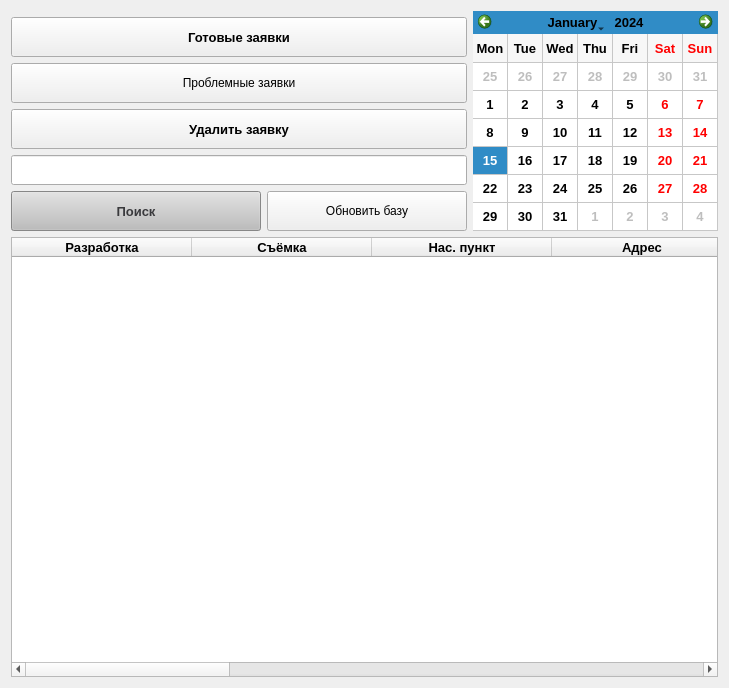
      <widget class="QWidget" name="basePage">
       <property name="sizePolicy">
        <sizepolicy hsizetype="Expanding" vsizetype="Expanding">
         <horstretch>0</horstretch>
         <verstretch>0</verstretch>
        </sizepolicy>
       </property>
       <property name="font">
        <font>
         <family>MS Shell Dlg 2</family>
        </font>
       </property>
       <attribute name="title">
        <string>База клиентов</string>
       </attribute>
       <layout class="QGridLayout" name="gridLayout">
        <item row="6" column="0" colspan="3">
         <widget class="QTableWidget" name="tableWidget">
          <property name="sizePolicy">
           <sizepolicy hsizetype="Expanding" vsizetype="Expanding">
            <horstretch>0</horstretch>
            <verstretch>0</verstretch>
           </sizepolicy>
          </property>
          <property name="minimumSize">
           <size>
            <width>0</width>
            <height>440</height>
           </size>
          </property>
          <property name="font">
           <font>
            <family>MS Shell Dlg 2</family>
            <pointsize>10</pointsize>
            <weight>75</weight>
            <bold>true</bold>
            <underline>false</underline>
            <strikeout>false</strikeout>
           </font>
          </property>
          <property name="lineWidth">
           <number>1</number>
          </property>
          <property name="selectionMode">
           <enum>QAbstractItemView::ExtendedSelection</enum>
          </property>
          <property name="selectionBehavior">
           <enum>QAbstractItemView::SelectRows</enum>
          </property>
          <property name="gridStyle">
           <enum>Qt::SolidLine</enum>
          </property>
          <property name="sortingEnabled">
           <bool>false</bool>
          </property>
          <attribute name="horizontalHeaderCascadingSectionResizes">
           <bool>true</bool>
          </attribute>
          <attribute name="horizontalHeaderDefaultSectionSize">
           <number>180</number>
          </attribute>
          <attribute name="horizontalHeaderHighlightSections">
           <bool>true</bool>
          </attribute>
          <attribute name="horizontalHeaderMinimumSectionSize">
           <number>25</number>
          </attribute>
          <attribute name="horizontalHeaderShowSortIndicator" stdset="0">
           <bool>false</bool>
          </attribute>
          <attribute name="horizontalHeaderStretchLastSection">
           <bool>true</bool>
          </attribute>
          <attribute name="verticalHeaderVisible">
           <bool>false</bool>
          </attribute>
          <attribute name="verticalHeaderCascadingSectionResizes">
           <bool>true</bool>
          </attribute>
          <attribute name="verticalHeaderDefaultSectionSize">
           <number>30</number>
          </attribute>
          <attribute name="verticalHeaderMinimumSectionSize">
           <number>15</number>
          </attribute>
          <attribute name="verticalHeaderShowSortIndicator" stdset="0">
           <bool>false</bool>
          </attribute>
          <attribute name="verticalHeaderStretchLastSection">
           <bool>false</bool>
          </attribute>
          <column>
           <property name="text">
            <string>Разработка</string>
           </property>
          </column>
          <column>
           <property name="text">
            <string>Съёмка</string>
           </property>
          </column>
          <column>
           <property name="text">
            <string>Нас. пункт</string>
           </property>
          </column>
          <column>
           <property name="text">
            <string>Адрес</string>
           </property>
          </column>
          <column>
           <property name="text">
            <string>Фамилия</string>
           </property>
          </column>
          <column>
           <property name="text">
            <string>Имя</string>
           </property>
          </column>
          <column>
           <property name="text">
            <string>Отчество</string>
           </property>
          </column>
          <column>
           <property name="text">
            <string>Номер телефона</string>
           </property>
          </column>
          <column>
           <property name="text">
            <string>Услуга</string>
           </property>
          </column>
          <column>
           <property name="text">
            <string>id</string>
           </property>
          </column>
         </widget>
        </item>
        <item row="4" column="0" colspan="2">
         <widget class="QLineEdit" name="lineEditSearch">
          <property name="sizePolicy">
           <sizepolicy hsizetype="Preferred" vsizetype="Preferred">
            <horstretch>0</horstretch>
            <verstretch>0</verstretch>
           </sizepolicy>
          </property>
          <property name="minimumSize">
           <size>
            <width>250</width>
            <height>30</height>
           </size>
          </property>
          <property name="maximumSize">
           <size>
            <width>16777215</width>
            <height>40</height>
           </size>
          </property>
          <property name="font">
           <font>
            <family>MS Shell Dlg 2</family>
            <pointsize>10</pointsize>
            <weight>75</weight>
            <bold>true</bold>
           </font>
          </property>
         </widget>
        </item>
        <item row="3" column="0" colspan="2">
         <widget class="QPushButton" name="pushButtonDelete">
          <property name="sizePolicy">
           <sizepolicy hsizetype="Preferred" vsizetype="Preferred">
            <horstretch>0</horstretch>
            <verstretch>0</verstretch>
           </sizepolicy>
          </property>
          <property name="minimumSize">
           <size>
            <width>250</width>
            <height>40</height>
           </size>
          </property>
          <property name="maximumSize">
           <size>
            <width>16777215</width>
            <height>40</height>
           </size>
          </property>
          <property name="font">
           <font>
            <family>MS Shell Dlg 2</family>
            <pointsize>10</pointsize>
            <weight>75</weight>
            <bold>true</bold>
           </font>
          </property>
          <property name="text">
           <string>Удалить заявку</string>
          </property>
         </widget>
        </item>
        <item row="1" column="0" colspan="2">
         <widget class="QPushButton" name="pushButtonViewReady">
          <property name="sizePolicy">
           <sizepolicy hsizetype="Preferred" vsizetype="Preferred">
            <horstretch>0</horstretch>
            <verstretch>0</verstretch>
           </sizepolicy>
          </property>
          <property name="minimumSize">
           <size>
            <width>250</width>
            <height>40</height>
           </size>
          </property>
          <property name="maximumSize">
           <size>
            <width>16777215</width>
            <height>40</height>
           </size>
          </property>
          <property name="font">
           <font>
            <family>MS Shell Dlg 2</family>
            <pointsize>10</pointsize>
            <weight>75</weight>
            <bold>true</bold>
           </font>
          </property>
          <property name="text">
           <string>Готовые заявки</string>
          </property>
         </widget>
        </item>
        <item row="5" column="0">
         <widget class="QPushButton" name="pushButtonSearch">
          <property name="sizePolicy">
           <sizepolicy hsizetype="Preferred" vsizetype="Preferred">
            <horstretch>0</horstretch>
            <verstretch>0</verstretch>
           </sizepolicy>
          </property>
          <property name="minimumSize">
           <size>
            <width>250</width>
            <height>40</height>
           </size>
          </property>
          <property name="maximumSize">
           <size>
            <width>16777215</width>
            <height>40</height>
           </size>
          </property>
          <property name="palette">
           <palette>
            <active>
             <colorrole role="WindowText">
              <brush brushstyle="SolidPattern">
               <color alpha="255">
                <red>58</red>
                <green>58</green>
                <blue>61</blue>
               </color>
              </brush>
             </colorrole>
             <colorrole role="Button">
              <brush brushstyle="SolidPattern">
               <color alpha="255">
                <red>189</red>
                <green>189</green>
                <blue>189</blue>
               </color>
              </brush>
             </colorrole>
             <colorrole role="Text">
              <brush brushstyle="SolidPattern">
               <color alpha="255">
                <red>58</red>
                <green>58</green>
                <blue>61</blue>
               </color>
              </brush>
             </colorrole>
             <colorrole role="ButtonText">
              <brush brushstyle="SolidPattern">
               <color alpha="255">
                <red>58</red>
                <green>58</green>
                <blue>61</blue>
               </color>
              </brush>
             </colorrole>
             <colorrole role="Base">
              <brush brushstyle="SolidPattern">
               <color alpha="255">
                <red>189</red>
                <green>189</green>
                <blue>189</blue>
               </color>
              </brush>
             </colorrole>
             <colorrole role="Window">
              <brush brushstyle="SolidPattern">
               <color alpha="255">
                <red>189</red>
                <green>189</green>
                <blue>189</blue>
               </color>
              </brush>
             </colorrole>
             <colorrole role="Highlight">
              <brush brushstyle="SolidPattern">
               <color alpha="255">
                <red>58</red>
                <green>58</green>
                <blue>61</blue>
               </color>
              </brush>
             </colorrole>
             <colorrole role="HighlightedText">
              <brush brushstyle="SolidPattern">
               <color alpha="255">
                <red>255</red>
                <green>255</green>
                <blue>255</blue>
               </color>
              </brush>
             </colorrole>
            </active>
            <inactive>
             <colorrole role="WindowText">
              <brush brushstyle="SolidPattern">
               <color alpha="255">
                <red>58</red>
                <green>58</green>
                <blue>61</blue>
               </color>
              </brush>
             </colorrole>
             <colorrole role="Button">
              <brush brushstyle="SolidPattern">
               <color alpha="255">
                <red>189</red>
                <green>189</green>
                <blue>189</blue>
               </color>
              </brush>
             </colorrole>
             <colorrole role="Text">
              <brush brushstyle="SolidPattern">
               <color alpha="255">
                <red>58</red>
                <green>58</green>
                <blue>61</blue>
               </color>
              </brush>
             </colorrole>
             <colorrole role="ButtonText">
              <brush brushstyle="SolidPattern">
               <color alpha="255">
                <red>58</red>
                <green>58</green>
                <blue>61</blue>
               </color>
              </brush>
             </colorrole>
             <colorrole role="Base">
              <brush brushstyle="SolidPattern">
               <color alpha="255">
                <red>189</red>
                <green>189</green>
                <blue>189</blue>
               </color>
              </brush>
             </colorrole>
             <colorrole role="Window">
              <brush brushstyle="SolidPattern">
               <color alpha="255">
                <red>189</red>
                <green>189</green>
                <blue>189</blue>
               </color>
              </brush>
             </colorrole>
             <colorrole role="Highlight">
              <brush brushstyle="SolidPattern">
               <color alpha="255">
                <red>58</red>
                <green>58</green>
                <blue>61</blue>
               </color>
              </brush>
             </colorrole>
             <colorrole role="HighlightedText">
              <brush brushstyle="SolidPattern">
               <color alpha="255">
                <red>255</red>
                <green>255</green>
                <blue>255</blue>
               </color>
              </brush>
             </colorrole>
            </inactive>
            <disabled>
             <colorrole role="WindowText">
              <brush brushstyle="SolidPattern">
               <color alpha="255">
                <red>149</red>
                <green>149</green>
                <blue>149</blue>
               </color>
              </brush>
             </colorrole>
             <colorrole role="Button">
              <brush brushstyle="SolidPattern">
               <color alpha="255">
                <red>96</red>
                <green>96</green>
                <blue>96</blue>
               </color>
              </brush>
             </colorrole>
             <colorrole role="Text">
              <brush brushstyle="SolidPattern">
               <color alpha="255">
                <red>149</red>
                <green>149</green>
                <blue>149</blue>
               </color>
              </brush>
             </colorrole>
             <colorrole role="ButtonText">
              <brush brushstyle="SolidPattern">
               <color alpha="255">
                <red>149</red>
                <green>149</green>
                <blue>149</blue>
               </color>
              </brush>
             </colorrole>
             <colorrole role="Base">
              <brush brushstyle="SolidPattern">
               <color alpha="255">
                <red>96</red>
                <green>96</green>
                <blue>96</blue>
               </color>
              </brush>
             </colorrole>
             <colorrole role="Window">
              <brush brushstyle="SolidPattern">
               <color alpha="255">
                <red>96</red>
                <green>96</green>
                <blue>96</blue>
               </color>
              </brush>
             </colorrole>
             <colorrole role="Highlight">
              <brush brushstyle="SolidPattern">
               <color alpha="255">
                <red>58</red>
                <green>58</green>
                <blue>61</blue>
               </color>
              </brush>
             </colorrole>
             <colorrole role="HighlightedText">
              <brush brushstyle="SolidPattern">
               <color alpha="255">
                <red>255</red>
                <green>255</green>
                <blue>255</blue>
               </color>
              </brush>
             </colorrole>
            </disabled>
           </palette>
          </property>
          <property name="font">
           <font>
            <family>MS Shell Dlg 2</family>
            <pointsize>10</pointsize>
            <weight>75</weight>
            <bold>true</bold>
           </font>
          </property>
          <property name="text">
           <string>Поиск</string>
          </property>
         </widget>
        </item>
        <item row="0" column="2" rowspan="6">
         <widget class="QCalendarWidget" name="calendarWidget">
          <property name="sizePolicy">
           <sizepolicy hsizetype="Expanding" vsizetype="Expanding">
            <horstretch>0</horstretch>
            <verstretch>0</verstretch>
           </sizepolicy>
          </property>
          <property name="maximumSize">
           <size>
            <width>16777215</width>
            <height>16777215</height>
           </size>
          </property>
          <property name="font">
           <font>
            <family>MS Shell Dlg 2</family>
            <pointsize>10</pointsize>
            <weight>75</weight>
            <bold>true</bold>
           </font>
          </property>
          <property name="styleSheet">
           <string notr="true">QCalendarWidget QToolButton
{
  	background-color: transparent;
  	color: black;

}
</string>
          </property>
          <property name="gridVisible">
           <bool>true</bool>
          </property>
          <property name="horizontalHeaderFormat">
           <enum>QCalendarWidget::ShortDayNames</enum>
          </property>
          <property name="verticalHeaderFormat">
           <enum>QCalendarWidget::NoVerticalHeader</enum>
          </property>
          <property name="navigationBarVisible">
           <bool>true</bool>
          </property>
          <property name="dateEditEnabled">
           <bool>true</bool>
          </property>
         </widget>
        </item>
        <item row="5" column="1">
         <widget class="QPushButton" name="pushButtonUpdate">
          <property name="sizePolicy">
           <sizepolicy hsizetype="Preferred" vsizetype="Preferred">
            <horstretch>0</horstretch>
            <verstretch>0</verstretch>
           </sizepolicy>
          </property>
          <property name="minimumSize">
           <size>
            <width>200</width>
            <height>40</height>
           </size>
          </property>
          <property name="maximumSize">
           <size>
            <width>16777215</width>
            <height>40</height>
           </size>
          </property>
          <property name="text">
           <string>Обновить базу</string>
          </property>
         </widget>
        </item>
        <item row="2" column="0" colspan="2">
         <widget class="QPushButton" name="pushButtonViewForgotten">
          <property name="sizePolicy">
           <sizepolicy hsizetype="Preferred" vsizetype="Preferred">
            <horstretch>0</horstretch>
            <verstretch>0</verstretch>
           </sizepolicy>
          </property>
          <property name="minimumSize">
           <size>
            <width>250</width>
            <height>40</height>
           </size>
          </property>
          <property name="maximumSize">
           <size>
            <width>16777215</width>
            <height>40</height>
           </size>
          </property>
          <property name="text">
           <string>Проблемные заявки</string>
          </property>
         </widget>
        </item>
       </layout>
      </widget>
